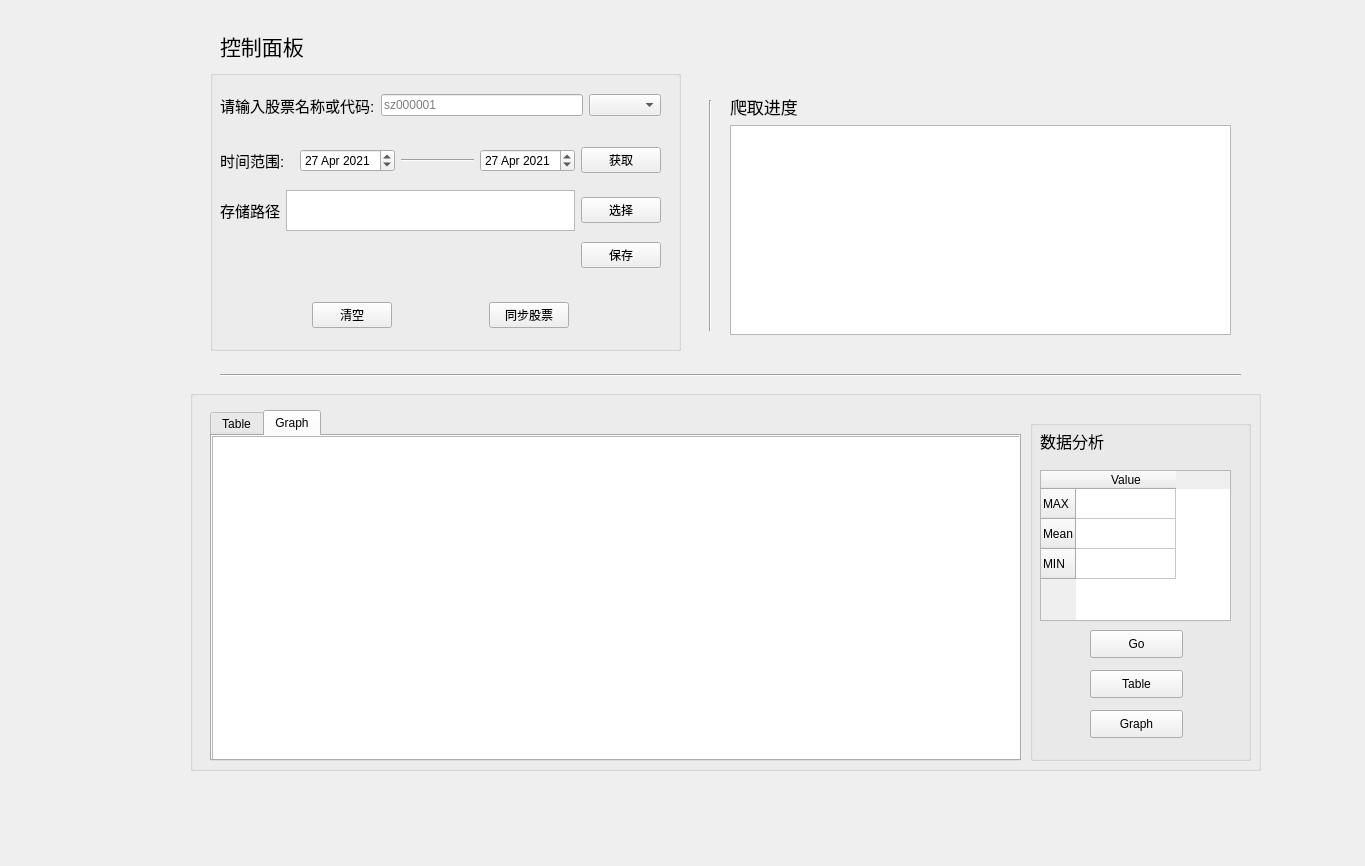
<?xml version="1.0" encoding="UTF-8"?>
<ui version="4.0">
 <class>Form</class>
 <widget class="QWidget" name="Form">
  <property name="geometry">
   <rect>
    <x>0</x>
    <y>0</y>
    <width>1365</width>
    <height>866</height>
   </rect>
  </property>
  <property name="tabletTracking">
   <bool>false</bool>
  </property>
  <property name="windowTitle">
   <string>新浪股票分析</string>
  </property>
  <widget class="Line" name="line_4">
   <property name="geometry">
    <rect>
     <x>220</x>
     <y>360</y>
     <width>1021</width>
     <height>31</height>
    </rect>
   </property>
   <property name="orientation">
    <enum>Qt::Horizontal</enum>
   </property>
  </widget>
  <widget class="Line" name="line">
   <property name="geometry">
    <rect>
     <x>700</x>
     <y>100</y>
     <width>20</width>
     <height>231</height>
    </rect>
   </property>
   <property name="orientation">
    <enum>Qt::Vertical</enum>
   </property>
  </widget>
  <widget class="QGroupBox" name="groupBox">
   <property name="geometry">
    <rect>
     <x>210</x>
     <y>70</y>
     <width>471</width>
     <height>281</height>
    </rect>
   </property>
   <property name="title">
    <string/>
   </property>
   <widget class="QWidget" name="horizontalLayoutWidget">
    <property name="geometry">
     <rect>
      <x>10</x>
      <y>10</y>
      <width>441</width>
      <height>51</height>
     </rect>
    </property>
    <layout class="QHBoxLayout" name="horizontalLayout">
     <item>
      <widget class="QLabel" name="label_3">
       <property name="font">
        <font>
         <pointsize>11</pointsize>
        </font>
       </property>
       <property name="text">
        <string>请输入股票名称或代码:</string>
       </property>
      </widget>
     </item>
     <item>
      <widget class="QLineEdit" name="code">
       <property name="placeholderText">
        <string>sz000001</string>
       </property>
      </widget>
     </item>
     <item>
      <widget class="QComboBox" name="comboBox"/>
     </item>
    </layout>
   </widget>
   <widget class="QWidget" name="horizontalLayoutWidget_2">
    <property name="geometry">
     <rect>
      <x>10</x>
      <y>70</y>
      <width>441</width>
      <height>41</height>
     </rect>
    </property>
    <layout class="QHBoxLayout" name="horizontalLayout_2">
     <item>
      <widget class="QLabel" name="label_4">
       <property name="font">
        <font>
         <pointsize>11</pointsize>
        </font>
       </property>
       <property name="text">
        <string>时间范围:</string>
       </property>
      </widget>
     </item>
     <item>
      <widget class="QDateEdit" name="date1">
       <property name="dateTime">
        <datetime>
         <hour>0</hour>
         <minute>0</minute>
         <second>0</second>
         <year>2021</year>
         <month>4</month>
         <day>27</day>
        </datetime>
       </property>
      </widget>
     </item>
     <item>
      <widget class="Line" name="line_2">
       <property name="orientation">
        <enum>Qt::Horizontal</enum>
       </property>
      </widget>
     </item>
     <item>
      <widget class="QDateEdit" name="date2">
       <property name="dateTime">
        <datetime>
         <hour>0</hour>
         <minute>0</minute>
         <second>0</second>
         <year>2021</year>
         <month>4</month>
         <day>27</day>
        </datetime>
       </property>
      </widget>
     </item>
     <item>
      <widget class="QPushButton" name="pushButton">
       <property name="text">
        <string>获取</string>
       </property>
      </widget>
     </item>
    </layout>
   </widget>
   <widget class="QWidget" name="layoutWidget">
    <property name="geometry">
     <rect>
      <x>10</x>
      <y>120</y>
      <width>441</width>
      <height>41</height>
     </rect>
    </property>
    <layout class="QHBoxLayout" name="horizontalLayout_4">
     <item>
      <widget class="QLabel" name="label_7">
       <property name="font">
        <font>
         <pointsize>11</pointsize>
        </font>
       </property>
       <property name="text">
        <string>存储路径</string>
       </property>
      </widget>
     </item>
     <item>
      <widget class="QTextBrowser" name="savepath"/>
     </item>
     <item>
      <widget class="QPushButton" name="selectPath">
       <property name="text">
        <string>选择</string>
       </property>
      </widget>
     </item>
    </layout>
   </widget>
   <widget class="QWidget" name="layoutWidget">
    <property name="geometry">
     <rect>
      <x>10</x>
      <y>230</y>
      <width>441</width>
      <height>30</height>
     </rect>
    </property>
    <layout class="QHBoxLayout" name="horizontalLayout_6">
     <item>
      <spacer name="horizontalSpacer_2">
       <property name="orientation">
        <enum>Qt::Horizontal</enum>
       </property>
       <property name="sizeHint" stdset="0">
        <size>
         <width>38</width>
         <height>20</height>
        </size>
       </property>
      </spacer>
     </item>
     <item>
      <widget class="QPushButton" name="pushButton_4">
       <property name="text">
        <string>清空</string>
       </property>
      </widget>
     </item>
     <item>
      <spacer name="horizontalSpacer_3">
       <property name="orientation">
        <enum>Qt::Horizontal</enum>
       </property>
       <property name="sizeHint" stdset="0">
        <size>
         <width>68</width>
         <height>20</height>
        </size>
       </property>
      </spacer>
     </item>
     <item>
      <widget class="QPushButton" name="buttonpost">
       <property name="text">
        <string>同步股票</string>
       </property>
      </widget>
     </item>
     <item>
      <spacer name="horizontalSpacer_4">
       <property name="orientation">
        <enum>Qt::Horizontal</enum>
       </property>
       <property name="sizeHint" stdset="0">
        <size>
         <width>78</width>
         <height>20</height>
        </size>
       </property>
      </spacer>
     </item>
    </layout>
   </widget>
   <widget class="QWidget" name="layoutWidget">
    <property name="geometry">
     <rect>
      <x>10</x>
      <y>170</y>
      <width>441</width>
      <height>30</height>
     </rect>
    </property>
    <layout class="QHBoxLayout" name="horizontalLayout_5">
     <item>
      <spacer name="horizontalSpacer">
       <property name="orientation">
        <enum>Qt::Horizontal</enum>
       </property>
       <property name="sizeHint" stdset="0">
        <size>
         <width>318</width>
         <height>20</height>
        </size>
       </property>
      </spacer>
     </item>
     <item>
      <widget class="QPushButton" name="save">
       <property name="text">
        <string>保存</string>
       </property>
      </widget>
     </item>
    </layout>
   </widget>
  </widget>
  <widget class="QLabel" name="label_2">
   <property name="geometry">
    <rect>
     <x>220</x>
     <y>20</y>
     <width>108</width>
     <height>51</height>
    </rect>
   </property>
   <property name="sizePolicy">
    <sizepolicy hsizetype="Preferred" vsizetype="Preferred">
     <horstretch>2</horstretch>
     <verstretch>0</verstretch>
    </sizepolicy>
   </property>
   <property name="font">
    <font>
     <pointsize>16</pointsize>
    </font>
   </property>
   <property name="text">
    <string>控制面板</string>
   </property>
  </widget>
  <widget class="QWidget" name="layoutWidget">
   <property name="geometry">
    <rect>
     <x>730</x>
     <y>94</y>
     <width>501</width>
     <height>241</height>
    </rect>
   </property>
   <layout class="QVBoxLayout" name="verticalLayout_2">
    <item>
     <layout class="QHBoxLayout" name="horizontalLayout_3"/>
    </item>
    <item>
     <widget class="QLabel" name="label">
      <property name="font">
       <font>
        <pointsize>13</pointsize>
       </font>
      </property>
      <property name="text">
       <string>爬取进度</string>
      </property>
     </widget>
    </item>
    <item>
     <widget class="QTextBrowser" name="progress"/>
    </item>
   </layout>
  </widget>
  <widget class="QGroupBox" name="groupBox_3">
   <property name="geometry">
    <rect>
     <x>190</x>
     <y>390</y>
     <width>1071</width>
     <height>381</height>
    </rect>
   </property>
   <property name="title">
    <string/>
   </property>
   <widget class="QTabWidget" name="graphWidget">
    <property name="geometry">
     <rect>
      <x>20</x>
      <y>20</y>
      <width>811</width>
      <height>351</height>
     </rect>
    </property>
    <property name="currentIndex">
     <number>1</number>
    </property>
    <widget class="QWidget" name="Table">
     <attribute name="title">
      <string>Table</string>
     </attribute>
     <widget class="QTableWidget" name="table">
      <property name="geometry">
       <rect>
        <x>0</x>
        <y>0</y>
        <width>801</width>
        <height>331</height>
       </rect>
      </property>
      <property name="tabletTracking">
       <bool>true</bool>
      </property>
      <row>
       <property name="text">
        <string>1</string>
       </property>
      </row>
      <column>
       <property name="text">
        <string>成交时间</string>
       </property>
      </column>
      <column>
       <property name="text">
        <string>成交价</string>
       </property>
      </column>
      <column>
       <property name="text">
        <string>价格变动</string>
       </property>
      </column>
      <column>
       <property name="text">
        <string>成交量(手)</string>
       </property>
      </column>
      <column>
       <property name="text">
        <string>成交额(元)</string>
       </property>
      </column>
      <column>
       <property name="text">
        <string>性质</string>
       </property>
      </column>
     </widget>
    </widget>
    <widget class="QWidget" name="Graph">
     <attribute name="title">
      <string>Graph</string>
     </attribute>
     <widget class="QGraphicsView" name="graphicsView">
      <property name="geometry">
       <rect>
        <x>0</x>
        <y>0</y>
        <width>811</width>
        <height>331</height>
       </rect>
      </property>
     </widget>
    </widget>
   </widget>
   <widget class="QGroupBox" name="groupBox_2">
    <property name="geometry">
     <rect>
      <x>840</x>
      <y>30</y>
      <width>221</width>
      <height>341</height>
     </rect>
    </property>
    <property name="title">
     <string/>
    </property>
    <widget class="QLabel" name="label_5">
     <property name="geometry">
      <rect>
       <x>10</x>
       <y>10</y>
       <width>91</width>
       <height>21</height>
      </rect>
     </property>
     <property name="font">
      <font>
       <pointsize>12</pointsize>
      </font>
     </property>
     <property name="text">
      <string>数据分析</string>
     </property>
    </widget>
    <widget class="QTableWidget" name="tableStats">
     <property name="geometry">
      <rect>
       <x>10</x>
       <y>50</y>
       <width>191</width>
       <height>151</height>
      </rect>
     </property>
     <row>
      <property name="text">
       <string>MAX</string>
      </property>
     </row>
     <row>
      <property name="text">
       <string>Mean</string>
      </property>
     </row>
     <row>
      <property name="text">
       <string>MIN</string>
      </property>
     </row>
     <column>
      <property name="text">
       <string>Value</string>
      </property>
     </column>
    </widget>
    <widget class="QPushButton" name="genGo">
     <property name="geometry">
      <rect>
       <x>60</x>
       <y>210</y>
       <width>93</width>
       <height>28</height>
      </rect>
     </property>
     <property name="text">
      <string>Go</string>
     </property>
    </widget>
    <widget class="QPushButton" name="genTable">
     <property name="geometry">
      <rect>
       <x>60</x>
       <y>250</y>
       <width>93</width>
       <height>28</height>
      </rect>
     </property>
     <property name="text">
      <string>Table</string>
     </property>
    </widget>
    <widget class="QPushButton" name="genGraph">
     <property name="geometry">
      <rect>
       <x>60</x>
       <y>290</y>
       <width>93</width>
       <height>28</height>
      </rect>
     </property>
     <property name="text">
      <string>Graph</string>
     </property>
    </widget>
   </widget>
  </widget>
 </widget>
 <resources/>
 <connections/>
</ui>
